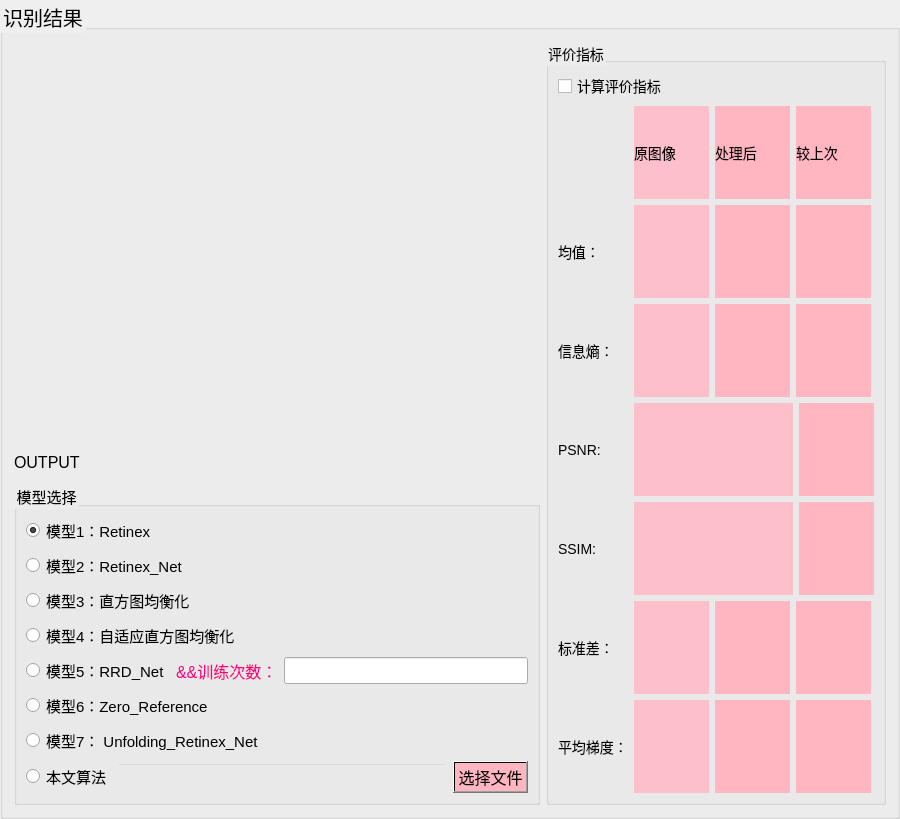
         <widget class="QGroupBox" name="groupBox_4">
          <property name="minimumSize">
           <size>
            <width>900</width>
            <height>0</height>
           </size>
          </property>
          <property name="maximumSize">
           <size>
            <width>900</width>
            <height>16777215</height>
           </size>
          </property>
          <property name="styleSheet">
           <string notr="true">font-Size:20px;</string>
          </property>
          <property name="title">
           <string>识别结果</string>
          </property>
          <layout class="QHBoxLayout" name="horizontalLayout_11">
           <item>
            <layout class="QVBoxLayout" name="verticalLayout_2">
             <item>
              <widget class="QLabel" name="result">
               <property name="minimumSize">
                <size>
                 <width>500</width>
                 <height>400</height>
                </size>
               </property>
               <property name="maximumSize">
                <size>
                 <width>500</width>
                 <height>400</height>
                </size>
               </property>
               <property name="styleSheet">
                <string notr="true">background-color:transparent;
font-size:16px;
</string>
               </property>
               <property name="text">
                <string/>
               </property>
              </widget>
             </item>
             <item>
              <widget class="QLabel" name="label_2">
               <property name="minimumSize">
                <size>
                 <width>0</width>
                 <height>30</height>
                </size>
               </property>
               <property name="maximumSize">
                <size>
                 <width>16777215</width>
                 <height>30</height>
                </size>
               </property>
               <property name="styleSheet">
                <string notr="true">background-color:transparent;
font-size:16px;
</string>
               </property>
               <property name="text">
                <string>OUTPUT</string>
               </property>
              </widget>
             </item>
             <item>
              <layout class="QHBoxLayout" name="horizontalLayout_6">
               <item>
                <widget class="QGroupBox" name="groupBox_2">
                 <property name="styleSheet">
                  <string notr="true">font-size:15px;
</string>
                 </property>
                 <property name="title">
                  <string>模型选择</string>
                 </property>
                 <layout class="QVBoxLayout" name="verticalLayout_3">
                  <item>
                   <layout class="QHBoxLayout" name="horizontalLayout_17">
                    <item>
                     <widget class="QRadioButton" name="mode1">
                      <property name="text">
                       <string>模型1：Retinex</string>
                      </property>
                      <property name="checked">
                       <bool>true</bool>
                      </property>
                     </widget>
                    </item>
                   </layout>
                  </item>
                  <item>
                   <layout class="QHBoxLayout" name="horizontalLayout_16">
                    <item>
                     <widget class="QRadioButton" name="mode2">
                      <property name="text">
                       <string>模型2：Retinex_Net</string>
                      </property>
                     </widget>
                    </item>
                   </layout>
                  </item>
                  <item>
                   <layout class="QHBoxLayout" name="horizontalLayout_21">
                    <item>
                     <widget class="QRadioButton" name="mode3">
                      <property name="text">
                       <string>模型3：直方图均衡化</string>
                      </property>
                     </widget>
                    </item>
                   </layout>
                  </item>
                  <item>
                   <layout class="QHBoxLayout" name="horizontalLayout_15">
                    <item>
                     <widget class="QRadioButton" name="mode4">
                      <property name="text">
                       <string>模型4：自适应直方图均衡化</string>
                      </property>
                     </widget>
                    </item>
                   </layout>
                  </item>
                  <item>
                   <layout class="QHBoxLayout" name="horizontalLayout_5">
                    <item>
                     <widget class="QRadioButton" name="mode5">
                      <property name="text">
                       <string>模型5：RRD_Net</string>
                      </property>
                     </widget>
                    </item>
                    <item>
                     <widget class="QLabel" name="label_11">
                      <property name="styleSheet">
                       <string notr="true">font-Size:16px;
color: rgb(255, 0, 127);
</string>
                      </property>
                      <property name="text">
                       <string>&amp;&amp;训练次数：</string>
                      </property>
                     </widget>
                    </item>
                    <item>
                     <widget class="QLineEdit" name="model5count">
                      <property name="styleSheet">
                       <string notr="true">font-Size:16px;
color: rgb(255, 0, 127);
</string>
                      </property>
                     </widget>
                    </item>
                   </layout>
                  </item>
                  <item>
                   <layout class="QHBoxLayout" name="horizontalLayout_19">
                    <item>
                     <widget class="QRadioButton" name="mode6">
                      <property name="text">
                       <string>模型6：Zero_Reference</string>
                      </property>
                     </widget>
                    </item>
                   </layout>
                  </item>
                  <item>
                   <layout class="QHBoxLayout" name="horizontalLayout_20">
                    <item>
                     <widget class="QRadioButton" name="mode7">
                      <property name="text">
                       <string>模型7： Unfolding_Retinex_Net</string>
                      </property>
                     </widget>
                    </item>
                   </layout>
                  </item>
                  <item>
                   <layout class="QHBoxLayout" name="horizontalLayout_22">
                    <item>
                     <widget class="QRadioButton" name="yamode">
                      <property name="text">
                       <string>本文算法</string>
                      </property>
                     </widget>
                    </item>
                    <item>
                     <widget class="QLineEdit" name="yanetpath">
                      <property name="styleSheet">
                       <string>background-color:transparent;
font-size:16px;
</string>
                      </property>
                     </widget>
                    </item>
                    <item>
                     <widget class="QPushButton" name="Fnetmodel">
                      <property name="styleSheet">
                       <string notr="true">background:qlineargradient(spread:pad,x1:0,y1:0,x2:1,y2:1,stop:0 #FFb6c1,stop:1#FFb6c1);
font-Size:16px;</string>
                      </property>
                      <property name="text">
                       <string>选择文件</string>
                      </property>
                     </widget>
                    </item>
                   </layout>
                  </item>
                 </layout>
                </widget>
               </item>
              </layout>
             </item>
            </layout>
           </item>
           <item>
            <widget class="QGroupBox" name="groupBox_3">
             <property name="minimumSize">
              <size>
               <width>0</width>
               <height>0</height>
              </size>
             </property>
             <property name="maximumSize">
              <size>
               <width>16777215</width>
               <height>16777215</height>
              </size>
             </property>
             <property name="styleSheet">
              <string notr="true">
font: 9pt &quot;Adobe 楷体 Std R&quot;;

font-Size:14px;</string>
             </property>
             <property name="title">
              <string>评价指标</string>
             </property>
             <layout class="QVBoxLayout" name="verticalLayout_4">
              <item>
               <widget class="QCheckBox" name="pj">
                <property name="styleSheet">
                 <string notr="true"/>
                </property>
                <property name="text">
                 <string>计算评价指标</string>
                </property>
                <property name="checked">
                 <bool>false</bool>
                </property>
               </widget>
              </item>
              <item>
               <layout class="QHBoxLayout" name="horizontalLayout_29">
                <item>
                 <widget class="QLabel" name="label_21">
                  <property name="minimumSize">
                   <size>
                    <width>70</width>
                    <height>0</height>
                   </size>
                  </property>
                  <property name="maximumSize">
                   <size>
                    <width>70</width>
                    <height>16777215</height>
                   </size>
                  </property>
                  <property name="text">
                   <string/>
                  </property>
                 </widget>
                </item>
                <item>
                 <widget class="QLabel" name="pj1_4">
                  <property name="minimumSize">
                   <size>
                    <width>75</width>
                    <height>0</height>
                   </size>
                  </property>
                  <property name="maximumSize">
                   <size>
                    <width>75</width>
                    <height>16777215</height>
                   </size>
                  </property>
                  <property name="styleSheet">
                   <string notr="true">background:qlineargradient(spread:pad,x1:0,y1:0,x2:1,y2:1,stop:0 #fdbfca,stop:1 #fdbfca);</string>
                  </property>
                  <property name="text">
                   <string>原图像</string>
                  </property>
                 </widget>
                </item>
                <item>
                 <widget class="QLabel" name="label_22">
                  <property name="minimumSize">
                   <size>
                    <width>75</width>
                    <height>0</height>
                   </size>
                  </property>
                  <property name="maximumSize">
                   <size>
                    <width>75</width>
                    <height>16777215</height>
                   </size>
                  </property>
                  <property name="styleSheet">
                   <string>background:qlineargradient(spread:pad,x1:0,y1:0,x2:1,y2:1,stop:0 #FFb6c1,stop:1 #FFb6c1);</string>
                  </property>
                  <property name="text">
                   <string>处理后</string>
                  </property>
                 </widget>
                </item>
                <item>
                 <widget class="QLabel" name="label_23">
                  <property name="minimumSize">
                   <size>
                    <width>75</width>
                    <height>0</height>
                   </size>
                  </property>
                  <property name="maximumSize">
                   <size>
                    <width>75</width>
                    <height>16777215</height>
                   </size>
                  </property>
                  <property name="styleSheet">
                   <string>background:qlineargradient(spread:pad,x1:0,y1:0,x2:1,y2:1,stop:0 #FFb6c1,stop:1 #FFb6c1);</string>
                  </property>
                  <property name="text">
                   <string>较上次</string>
                  </property>
                 </widget>
                </item>
               </layout>
              </item>
              <item>
               <layout class="QHBoxLayout" name="horizontalLayout_9">
                <item>
                 <widget class="QLabel" name="label_9">
                  <property name="minimumSize">
                   <size>
                    <width>70</width>
                    <height>0</height>
                   </size>
                  </property>
                  <property name="maximumSize">
                   <size>
                    <width>70</width>
                    <height>16777215</height>
                   </size>
                  </property>
                  <property name="text">
                   <string>均值：</string>
                  </property>
                 </widget>
                </item>
                <item>
                 <widget class="QLabel" name="pj1a">
                  <property name="minimumSize">
                   <size>
                    <width>75</width>
                    <height>0</height>
                   </size>
                  </property>
                  <property name="maximumSize">
                   <size>
                    <width>75</width>
                    <height>16777215</height>
                   </size>
                  </property>
                  <property name="styleSheet">
                   <string notr="true">background:qlineargradient(spread:pad,x1:0,y1:0,x2:1,y2:1,stop:0 #fdbfca,stop:1 #fdbfca);</string>
                  </property>
                  <property name="text">
                   <string/>
                  </property>
                 </widget>
                </item>
                <item>
                 <widget class="QLabel" name="pj1b">
                  <property name="minimumSize">
                   <size>
                    <width>75</width>
                    <height>0</height>
                   </size>
                  </property>
                  <property name="maximumSize">
                   <size>
                    <width>75</width>
                    <height>16777215</height>
                   </size>
                  </property>
                  <property name="styleSheet">
                   <string notr="true">background:qlineargradient(spread:pad,x1:0,y1:0,x2:1,y2:1,stop:0 #FFb6c1,stop:1 #FFb6c1);</string>
                  </property>
                  <property name="text">
                   <string/>
                  </property>
                 </widget>
                </item>
                <item>
                 <widget class="QLabel" name="pjqh1">
                  <property name="minimumSize">
                   <size>
                    <width>75</width>
                    <height>0</height>
                   </size>
                  </property>
                  <property name="maximumSize">
                   <size>
                    <width>75</width>
                    <height>16777215</height>
                   </size>
                  </property>
                  <property name="styleSheet">
                   <string notr="true">background:qlineargradient(spread:pad,x1:0,y1:0,x2:1,y2:1,stop:0 #FFb6c1,stop:1 #FFb6c1);</string>
                  </property>
                  <property name="text">
                   <string/>
                  </property>
                 </widget>
                </item>
               </layout>
              </item>
              <item>
               <layout class="QHBoxLayout" name="horizontalLayout_8">
                <item>
                 <widget class="QLabel" name="label_7">
                  <property name="minimumSize">
                   <size>
                    <width>70</width>
                    <height>0</height>
                   </size>
                  </property>
                  <property name="maximumSize">
                   <size>
                    <width>70</width>
                    <height>16777215</height>
                   </size>
                  </property>
                  <property name="text">
                   <string>信息熵：</string>
                  </property>
                 </widget>
                </item>
                <item>
                 <widget class="QLabel" name="pj2a">
                  <property name="minimumSize">
                   <size>
                    <width>75</width>
                    <height>0</height>
                   </size>
                  </property>
                  <property name="maximumSize">
                   <size>
                    <width>75</width>
                    <height>16777215</height>
                   </size>
                  </property>
                  <property name="styleSheet">
                   <string notr="true">background:qlineargradient(spread:pad,x1:0,y1:0,x2:1,y2:1,stop:0 #fdbfca,stop:1 #fdbfca);</string>
                  </property>
                  <property name="text">
                   <string/>
                  </property>
                 </widget>
                </item>
                <item>
                 <widget class="QLabel" name="pj2b">
                  <property name="minimumSize">
                   <size>
                    <width>75</width>
                    <height>0</height>
                   </size>
                  </property>
                  <property name="maximumSize">
                   <size>
                    <width>75</width>
                    <height>16777215</height>
                   </size>
                  </property>
                  <property name="styleSheet">
                   <string notr="true">background:qlineargradient(spread:pad,x1:0,y1:0,x2:1,y2:1,stop:0 #FFb6c1,stop:1 #FFb6c1);</string>
                  </property>
                  <property name="text">
                   <string/>
                  </property>
                 </widget>
                </item>
                <item>
                 <widget class="QLabel" name="pjqh2">
                  <property name="minimumSize">
                   <size>
                    <width>75</width>
                    <height>0</height>
                   </size>
                  </property>
                  <property name="maximumSize">
                   <size>
                    <width>75</width>
                    <height>16777215</height>
                   </size>
                  </property>
                  <property name="styleSheet">
                   <string notr="true">background:qlineargradient(spread:pad,x1:0,y1:0,x2:1,y2:1,stop:0 #FFb6c1,stop:1 #FFb6c1);</string>
                  </property>
                  <property name="text">
                   <string/>
                  </property>
                 </widget>
                </item>
               </layout>
              </item>
              <item>
               <layout class="QHBoxLayout" name="horizontalLayout_3">
                <item>
                 <widget class="QLabel" name="label_3">
                  <property name="minimumSize">
                   <size>
                    <width>70</width>
                    <height>0</height>
                   </size>
                  </property>
                  <property name="maximumSize">
                   <size>
                    <width>70</width>
                    <height>16777215</height>
                   </size>
                  </property>
                  <property name="text">
                   <string>PSNR:</string>
                  </property>
                 </widget>
                </item>
                <item>
                 <widget class="QLabel" name="pj3">
                  <property name="minimumSize">
                   <size>
                    <width>159</width>
                    <height>0</height>
                   </size>
                  </property>
                  <property name="maximumSize">
                   <size>
                    <width>150</width>
                    <height>16777215</height>
                   </size>
                  </property>
                  <property name="styleSheet">
                   <string notr="true">background:qlineargradient(spread:pad,x1:0,y1:0,x2:1,y2:1,stop:0 #fdbfca,stop:1 #fdbfca);</string>
                  </property>
                  <property name="text">
                   <string/>
                  </property>
                 </widget>
                </item>
                <item>
                 <widget class="QLabel" name="pjqh3">
                  <property name="minimumSize">
                   <size>
                    <width>75</width>
                    <height>0</height>
                   </size>
                  </property>
                  <property name="maximumSize">
                   <size>
                    <width>75</width>
                    <height>16777215</height>
                   </size>
                  </property>
                  <property name="styleSheet">
                   <string notr="true">background:qlineargradient(spread:pad,x1:0,y1:0,x2:1,y2:1,stop:0 #FFb6c1,stop:1 #FFb6c1);</string>
                  </property>
                  <property name="text">
                   <string/>
                  </property>
                 </widget>
                </item>
               </layout>
              </item>
              <item>
               <layout class="QHBoxLayout" name="horizontalLayout_12">
                <item>
                 <widget class="QLabel" name="label_5">
                  <property name="minimumSize">
                   <size>
                    <width>70</width>
                    <height>0</height>
                   </size>
                  </property>
                  <property name="maximumSize">
                   <size>
                    <width>70</width>
                    <height>16777215</height>
                   </size>
                  </property>
                  <property name="text">
                   <string>SSIM:</string>
                  </property>
                 </widget>
                </item>
                <item>
                 <widget class="QLabel" name="pj4">
                  <property name="minimumSize">
                   <size>
                    <width>159</width>
                    <height>0</height>
                   </size>
                  </property>
                  <property name="maximumSize">
                   <size>
                    <width>150</width>
                    <height>16777215</height>
                   </size>
                  </property>
                  <property name="styleSheet">
                   <string notr="true">background:qlineargradient(spread:pad,x1:0,y1:0,x2:1,y2:1,stop:0 #fdbfca,stop:1 #fdbfca);</string>
                  </property>
                  <property name="text">
                   <string/>
                  </property>
                 </widget>
                </item>
                <item>
                 <widget class="QLabel" name="pjqh4">
                  <property name="minimumSize">
                   <size>
                    <width>75</width>
                    <height>0</height>
                   </size>
                  </property>
                  <property name="maximumSize">
                   <size>
                    <width>75</width>
                    <height>16777215</height>
                   </size>
                  </property>
                  <property name="styleSheet">
                   <string notr="true">background:qlineargradient(spread:pad,x1:0,y1:0,x2:1,y2:1,stop:0 #FFb6c1,stop:1 #FFb6c1);</string>
                  </property>
                  <property name="text">
                   <string/>
                  </property>
                 </widget>
                </item>
               </layout>
              </item>
              <item>
               <layout class="QHBoxLayout" name="horizontalLayout_13">
                <item>
                 <widget class="QLabel" name="label_6">
                  <property name="minimumSize">
                   <size>
                    <width>70</width>
                    <height>0</height>
                   </size>
                  </property>
                  <property name="maximumSize">
                   <size>
                    <width>70</width>
                    <height>16777215</height>
                   </size>
                  </property>
                  <property name="text">
                   <string>标准差：</string>
                  </property>
                 </widget>
                </item>
                <item>
                 <widget class="QLabel" name="pj5a">
                  <property name="minimumSize">
                   <size>
                    <width>75</width>
                    <height>0</height>
                   </size>
                  </property>
                  <property name="maximumSize">
                   <size>
                    <width>75</width>
                    <height>16777215</height>
                   </size>
                  </property>
                  <property name="styleSheet">
                   <string notr="true">background:qlineargradient(spread:pad,x1:0,y1:0,x2:1,y2:1,stop:0 #fdbfca,stop:1 #fdbfca);</string>
                  </property>
                  <property name="text">
                   <string/>
                  </property>
                 </widget>
                </item>
                <item>
                 <widget class="QLabel" name="pj5b">
                  <property name="minimumSize">
                   <size>
                    <width>75</width>
                    <height>0</height>
                   </size>
                  </property>
                  <property name="maximumSize">
                   <size>
                    <width>75</width>
                    <height>16777215</height>
                   </size>
                  </property>
                  <property name="styleSheet">
                   <string notr="true">background:qlineargradient(spread:pad,x1:0,y1:0,x2:1,y2:1,stop:0 #FFb6c1,stop:1 #FFb6c1);</string>
                  </property>
                  <property name="text">
                   <string/>
                  </property>
                 </widget>
                </item>
                <item>
                 <widget class="QLabel" name="pjqh5">
                  <property name="minimumSize">
                   <size>
                    <width>75</width>
                    <height>0</height>
                   </size>
                  </property>
                  <property name="maximumSize">
                   <size>
                    <width>75</width>
                    <height>16777215</height>
                   </size>
                  </property>
                  <property name="styleSheet">
                   <string notr="true">background:qlineargradient(spread:pad,x1:0,y1:0,x2:1,y2:1,stop:0 #FFb6c1,stop:1 #FFb6c1);</string>
                  </property>
                  <property name="text">
                   <string/>
                  </property>
                 </widget>
                </item>
               </layout>
              </item>
              <item>
               <layout class="QHBoxLayout" name="horizontalLayout_14">
                <item>
                 <widget class="QLabel" name="label_8">
                  <property name="minimumSize">
                   <size>
                    <width>70</width>
                    <height>0</height>
                   </size>
                  </property>
                  <property name="maximumSize">
                   <size>
                    <width>70</width>
                    <height>16777215</height>
                   </size>
                  </property>
                  <property name="text">
                   <string>平均梯度：</string>
                  </property>
                 </widget>
                </item>
                <item>
                 <widget class="QLabel" name="pj6a">
                  <property name="minimumSize">
                   <size>
                    <width>75</width>
                    <height>0</height>
                   </size>
                  </property>
                  <property name="maximumSize">
                   <size>
                    <width>75</width>
                    <height>16777215</height>
                   </size>
                  </property>
                  <property name="styleSheet">
                   <string notr="true">background:qlineargradient(spread:pad,x1:0,y1:0,x2:1,y2:1,stop:0 #fdbfca,stop:1 #fdbfca);</string>
                  </property>
                  <property name="text">
                   <string/>
                  </property>
                 </widget>
                </item>
                <item>
                 <widget class="QLabel" name="pj6b">
                  <property name="minimumSize">
                   <size>
                    <width>75</width>
                    <height>0</height>
                   </size>
                  </property>
                  <property name="maximumSize">
                   <size>
                    <width>75</width>
                    <height>16777215</height>
                   </size>
                  </property>
                  <property name="styleSheet">
                   <string notr="true">background:qlineargradient(spread:pad,x1:0,y1:0,x2:1,y2:1,stop:0 #FFb6c1,stop:1 #FFb6c1);</string>
                  </property>
                  <property name="text">
                   <string/>
                  </property>
                 </widget>
                </item>
                <item>
                 <widget class="QLabel" name="pjqh6">
                  <property name="minimumSize">
                   <size>
                    <width>75</width>
                    <height>0</height>
                   </size>
                  </property>
                  <property name="maximumSize">
                   <size>
                    <width>75</width>
                    <height>16777215</height>
                   </size>
                  </property>
                  <property name="styleSheet">
                   <string notr="true">background:qlineargradient(spread:pad,x1:0,y1:0,x2:1,y2:1,stop:0 #FFb6c1,stop:1 #FFb6c1);</string>
                  </property>
                  <property name="text">
                   <string/>
                  </property>
                 </widget>
                </item>
               </layout>
              </item>
             </layout>
            </widget>
           </item>
          </layout>
         </widget>
